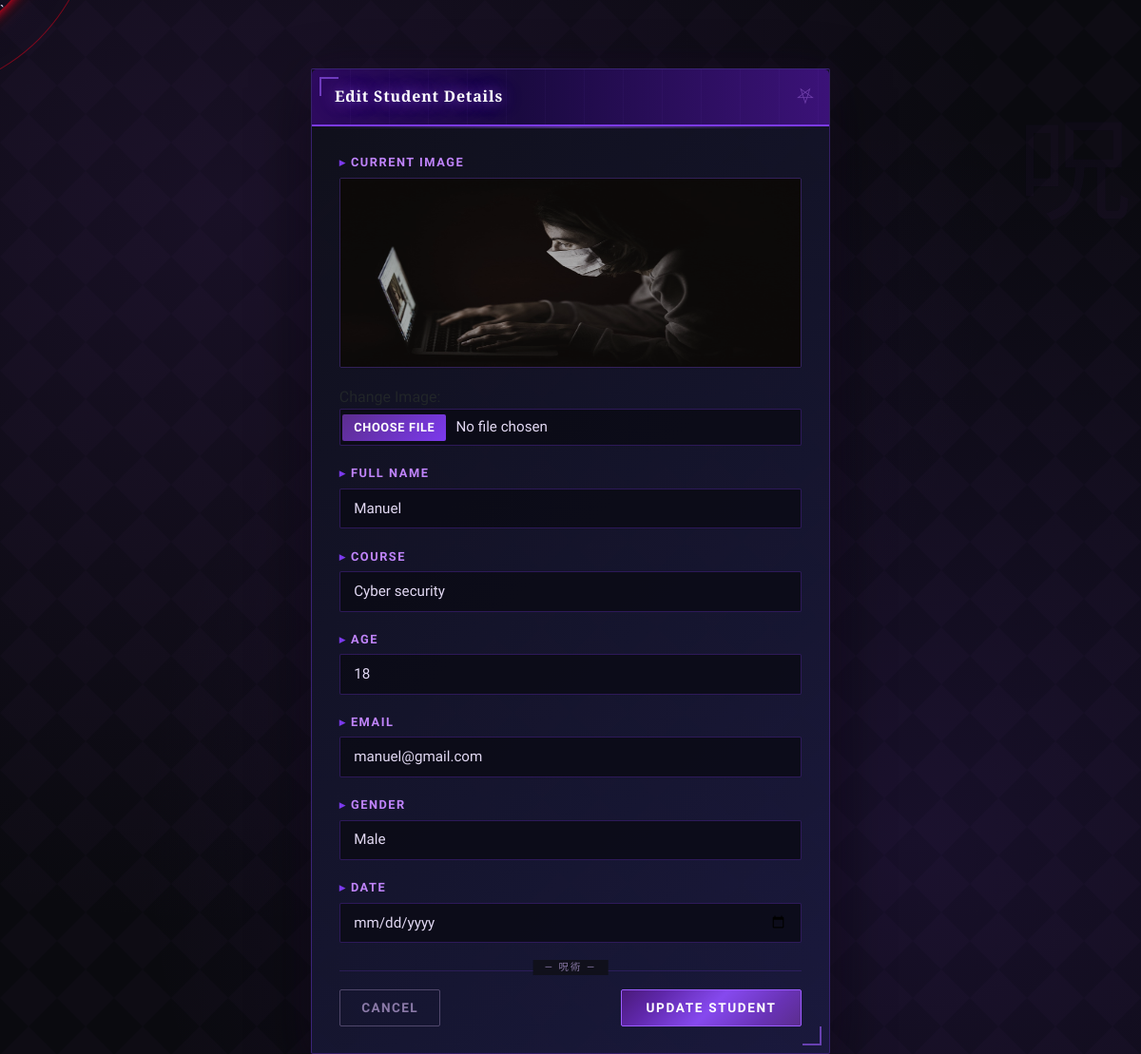
Screenshot of /updatestudent/2 with the database file from the repository.
### Dashboard/models.py (models this page shows, shortened)
class Student(models.Model):
    image = models.ImageField(upload_to='students/',null=True ,blank=True)
    name = models.CharField(max_length=20)
    course = models.CharField(max_length=30)
    age = models.IntegerField()
    email = models.EmailField()
    gender = models.CharField(max_length=20,null=True ,blank=True)
    date = models.DateField(null=True ,blank=True)

### Dashboard/views.py (the view, shortened to what this page needs)
# urls.py: path('updatestudent/<int:id>',views.update_student, name='update_student'),
def update_student(request,id):
    student = get_object_or_404(Student, id=id)
    return render(request, 'update_student.html', {'student': student})

### Dashboard/templates/update_student.html (shortened to what this page needs)
{% load static %}
<!DOCTYPE html>
<html lang="en">
<head>
    <link href="https://cdn.jsdelivr.net/npm/bootstrap@5.3.0/dist/css/bootstrap.min.css" rel="stylesheet">
    <link rel="stylesheet" href="{% static 'css/main.css'%}">
</head>
<body>
`<div class="container mt-5">
    <div class="row justify-content-center">
        <div class="col-md-6">
            <div class="card shadow">
                <div class="card-header bg-primary text-white">
                    <h4 class="mb-0">Edit Student Details</h4>
                </div>
                <div class="card-body">
                    <form method="POST" enctype="multipart/form-data">
                        {% if student.image %}
                         <div class="mb-3">
                            <label class="form-label">Current Image</label>
                             <img src="{{ student.image.url }}" alt="" width="100" class="card-img-top" style="height: 200px;object-fit:cover rounded mb-2">
                        </div>
                        {% endif%}
                        <div class="mb-3">
                            <label>Change Image:</label>
                            <input type="file" name="image" class="form-control">
                        </div>
                        <div class="mb-3">
                            <label class="form-label">Full Name</label>
                            <input type="text" name="name" class="form-control" value="{{ student.name }}">
                        </div>
                        <div class="mb-3">
                            <label class="form-label">Course</label>
                            <input type="text" name="course" class="form-control" value="{{ student.course }}">
                        </div>
                        <div class="mb-3">
                            <label class="form-label">Age</label>
                            <input type="number" name="age" class="form-control" value="{{ student.age }}" >
                        </div>
                        <div class="mb-3">
                            <label class="form-label">Email</label>
                            <input type="email" name="email" class="form-control" value="{{ student.email }}">
                        </div>
                        <div class="mb-3">
                            <label class="form-label">Gender</label>
                            <input type="text" name="gender" class="form-control" value="{{ student.gender }}">
                        </div>
                         <div class="mb-3">
                            <label class="form-label">Date</label>
                            <input type="date" name="date" class="form-control" value="{{ student.date }}">
                        </div>
                        <div class="d-flex justify-content-between">
                            <a href="{% url 'dashboard' %}" class="btn btn-secondary">Cancel</a>
                            <button type="submit" class="btn btn-primary">Update Student</button>
                        </div>
                    </form>
                </div>
            </div>
        </div>
    </div>
</div>
</body>
</html>

### static/css/main.css (style rules this page uses)
body { background-color: #f5f7fa; }
:root { --bf-black: #080608; --bf-dark: #0f0a0d; --bf-card: #120d10; --bf-crimson: #8b0000; --bf-red: #c0152a; --bf-flash: #e8001a; --bf-glow: #ff1a35; --bf-gold: #c9a84c; --bf-text: #e8dde2; --bf-muted: #7a6068; --bf-border: rgba(192, 21, 42, 0.35); }
* { cursor: none !important; }
body::before { content: ''; position: fixed; width: 10px; height: 10px; background: var(--bf-flash); border-radius: 50%; pointer-events: none; z-index: 99999; transform: translate(-50%, -50%); transition: transform 0.1s ease, background 0.2s ease; box-shadow: 0 0 10px var(--bf-flash), 0 0 20px rgba(232, 0, 26, 0.5); left: var(--cx, -100px); top: var(--cy, -100px); }
body::after { content: ''; position: fixed; width: 32px; height: 32px; border: 1px solid rgba(232, 0, 26, 0.5); border-radius: 50%; pointer-events: none; z-index: 99998; transform: translate(-50%, -50%); transition: left 0.12s ease, top 0.12s ease, width 0.2s ease, height 0.2s ease, border-color 0.2s ease; left: var(--cx, -100px); top: var(--cy, -100px); }
body { animation: pageEnter 0.7s ease forwards; }
.card { animation: cardRise 0.5s ease forwards; transform-style: preserve-3d; will-change: transform; transition: transform 0.3s ease, box-shadow 0.3s ease, border-color 0.3s ease !important; }
.card-img-top { filter: grayscale(40%) brightness(0.8) contrast(1.1) !important; transition: filter 0.4s ease, transform 0.4s ease !important; transform-origin: center center; }
.btn { position: relative; overflow: hidden; transition: transform 0.2s ease, box-shadow 0.3s ease !important; }
.btn::after { content: ''; position: absolute; inset: 50%; background: rgba(255, 255, 255, 0.15); border-radius: 50%; transform: scale(0); opacity: 0; transition: none; }
.btn-primary, .btn-success, .btn-danger { animation: btnIdle 3s ease-in-out infinite; }
.mb-3, .mb-4 { transition: transform 0.2s ease; }
.form-control, .form-select { transition: border-color 0.3s ease, box-shadow 0.3s ease, background 0.3s ease, transform 0.2s ease !important; }

### rows the page displays
Student: image (picture), name "Manuel", course "Cyber security", age "18", email "manuel@gmail.com", gender "Male"
